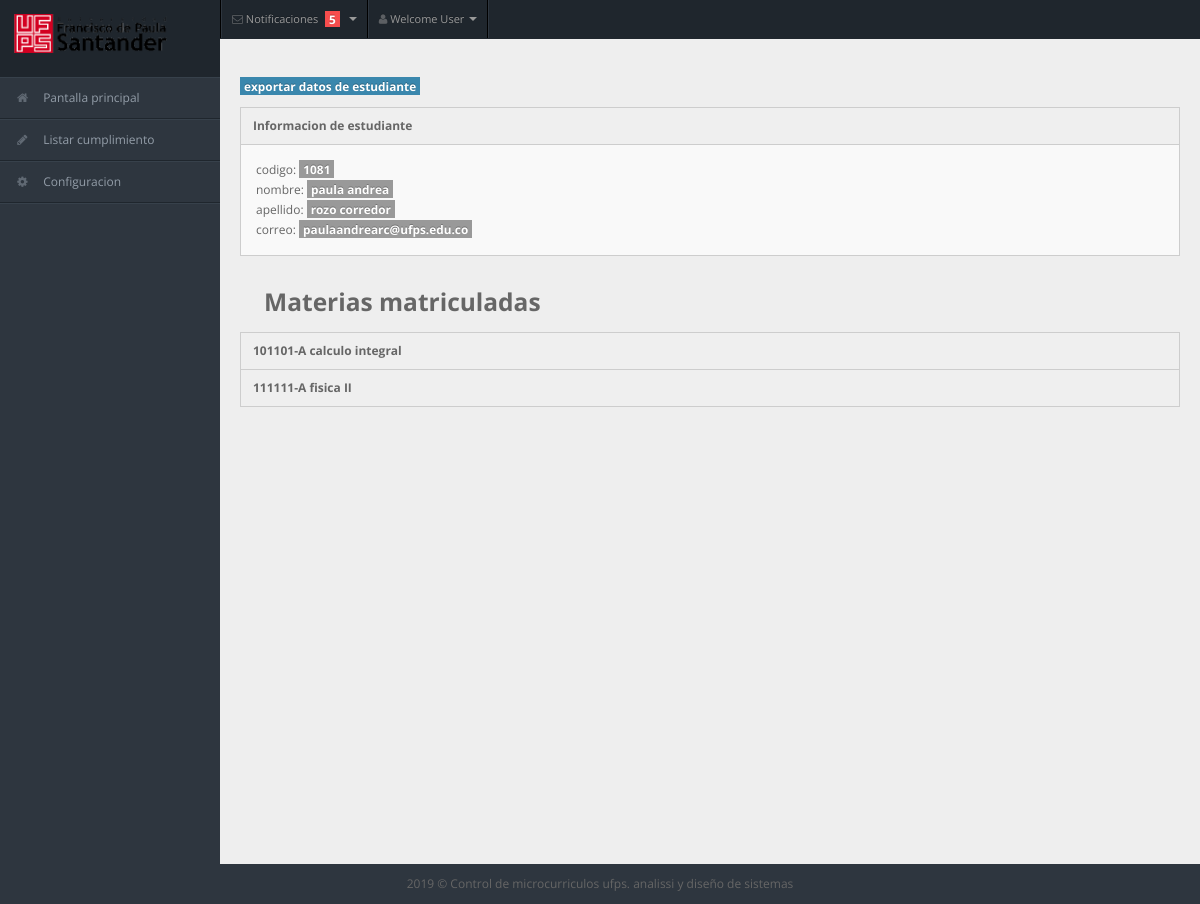
Page /views/admin/estudiante.php?cod=1081 on the committed database.
### tables this page shows
CREATE TABLE `persona` (
  `codigo` int(11) NOT NULL,
  `nombre` varchar(50) NOT NULL,
  `apellidos` varchar(50) NOT NULL,
  `correo` varchar(50) NOT NULL,
  `contrasena` varchar(255) NOT NULL,
  `tipo` int(11) NOT NULL
);

CREATE TABLE `asignatura` (
  `codigo` int(11) NOT NULL,
  `nombre` varchar(50) NOT NULL,
  `semestre` int(11) NOT NULL,
  `intensidadhoraria` int(11) NOT NULL,
  `creditos` int(11) NOT NULL,
  `nombre_plandeestudios` varchar(50) NOT NULL
);

CREATE TABLE `grupo` (
  `grupo_numero` int(11) NOT NULL,
  `codigo_asignatura` int(11) NOT NULL,
  `grupo` char(1) NOT NULL DEFAULT 'A',
  `codigo_docente` int(11) NOT NULL DEFAULT '0'
);

### model/DAO/personaDAO.php (called while the page is built, shortened)
<?php
require_once '../../model/DTO/personaDTO.php';
class personaDAO {
    public function consultar($id) {
        $conexion = new Conexion();
        $consulta = $conexion->prepare('SELECT * FROM persona WHERE codigo= :idc');
        $consulta->bindParam(':idc', $id);
        $consulta->execute();
        $tabla_datos = $consulta->fetchAll(PDO::FETCH_ASSOC);
        $ces = null;
        if (count($tabla_datos) == 1) {
            foreach ($tabla_datos as $con => $valor) {
                $ces = new personaDTO();
                $ces->setCodigo($tabla_datos[$con]["codigo"]);
                $ces->setNombre($tabla_datos[$con]["nombre"]);
                $ces->setApellido($tabla_datos[$con]["apellidos"]);
                $ces->setCorreo($tabla_datos[$con]["correo"]);
                $ces->setContrasena($tabla_datos[$con]["contrasena"]);
                $ces->setTipo($tabla_datos[$con]["tipo"]);
            }
            return $ces;
        } else {
            return null;
        }
    }
}

### model/DTO/personaDTO.php (called while the page is built, shortened)
<?php
class personaDTO {
    private $codigo;
    private $nombre;
    private $apellido;
    private $correo;
    function getCodigo() {
        return $this->codigo;
    }
    function getNombre() {
        return $this->nombre;
    }
    function getApellido() {
        return $this->apellido;
    }
    function getCorreo() {
        return $this->correo;
    }
    function setCodigo($codigo) {
        $this->codigo = $codigo;
    }
    function setNombre($nombre) {
        $this->nombre = $nombre;
    }
    function setApellido($apellido) {
        $this->apellido = $apellido;
    }
    function setCorreo($correo) {
        $this->correo = $correo;
    }
}

### model/DAO/estudianteDAO.php (called while the page is built, shortened)
<?php
require_once '../../model/DTO/asignaturaDTO.php';
class estudianteDAO {
    public function obtenerMatricula($codigo) {
        $conexion = new Conexion();
        $consulta = $conexion->prepare('SELECT M.* FROM matricula M , estudiante E   WHERE E.id_matricula = M.id AND E.codigo_persona = :idc');
        $consulta->bindParam(':idc', $codigo);
        $consulta->execute();
        $ces = null;
        $tabla_datos = $consulta->fetchAll(PDO::FETCH_ASSOC);
        foreach ($tabla_datos as $con => $valor) {
            $ces = new matriculaDTO();
            $ces->setId($tabla_datos[$con]["id"]);
            $ces->setSemestre($tabla_datos[$con]["semestre"]);
            $ces->setCodigo_programa($tabla_datos[$con]["codigo_programa"]);
        }
        return $ces;
    }
    public function consultarMaterias($id) {
        $conexion = new Conexion();
        $consulta = $conexion->prepare("SELECT A.* , G.* FROM persona P , estudiante E , matricula M , grupo G ,asignatura A , grupomatricula GM WHERE P.codigo=:idc AND P.codigo=E.codigo_persona AND M.id = E.id_matricula AND GM.id_matricula=E.id_matricula and G.codigo_asignatura = A.codigo AND GM.grupo_numero=G.grupo_numero");
        $consulta->bindParam(':idc', $id);
        $consulta->execute();
        $tabla_datos = $consulta->fetchAll(PDO::FETCH_ASSOC);
        $astraba = array();
        foreach ($tabla_datos as $con => $valor) {
            $ces = new asignaturaDTO();
            $ces->setCodigo($tabla_datos[$con]["codigo"]);
            $ces->setNombre($tabla_datos[$con]["nombre"]);
            $ces->setSemestre($tabla_datos[$con]["semestre"]);
            $ces->setIntencidad_horaria($tabla_datos[$con]["intensidadhoraria"]);
            $ces->setCreditos($tabla_datos[$con]["creditos"]);
            $ces->setNombre_planestudio($tabla_datos[$con]["nombre_plandeestudios"]);
            $gru = new grupoDTO();
            $gru->setGrupo_numero($tabla_datos[$con]["grupo_numero"]);
            $gru->setCodigo_asignatura($tabla_datos[$con]["codigo_asignatura"]);
            $gru->setGrupo($tabla_datos[$con]["grupo"]);
            array_push($astraba, array("mat" => $ces, "gru" => $gru));
        }
        return $astraba;
    }
}

### controllers/consultaseguimientocontroller.php (called while the page is built, shortened)
<?php
require_once '../../model/DTO/grupoDTO.php';
require_once '../../model/DTO/asignaturaDTO.php';
require_once '../../model/DAO/unidadDAO.php';
require_once '../../model/DAO/estudianteDAO.php';
require_once '../../model/DAO/temaDAO.php';
require_once '../../model/DAO/personaDAO.php';
require_once '../../model/DTO/personaDTO.php';
class consultaController {
    public function consultaestudiante($codigo) {
        $estudao = new estudianteDAO();
        $unidao = new unidadDAO();
        $matricula = $estudao->obtenerMatricula($codigo);
        $materias = $estudao->consultarMaterias($codigo);
        $combo = array();
        foreach ($materias as $materia) {
            $unidadesest = $unidao->consultar($materia["mat"]->getCodigo(), $materia["gru"]->getGrupo_numero());
            $contenido = $this->consultaTemaUnidad($unidadesest, $matricula);
            array_push($combo, array("materia" => $materia, "conten" => $contenido));
        }
        return $combo;
    }
    public function consultaTemaUnidad($unidades, $matricula) {
        $temada = new temaDAO();
        $temasu = array();
        foreach ($unidades as $unidad) {
            $temas = $temada->consultar($matricula->getId(), $unidad->getId());
            array_push($temasu, array("unidad" => $unidad, "tema" => $temas));
        }
        return $temasu;
    }
}
?>

### model/DAO/unidadDAO.php (called while the page is built, shortened)
<?php
class unidadDAO {
    public function consultar($id, $gru) {
        $conexion = new Conexion();
        $consulta = $conexion->prepare("SELECT U.id , U.nombre_contenido ,U.id_microcurriculo ,U.horaspresenciales,U.horasindependientes , U.horatotal FROM asignatura A , unidad U , microcurriculo M ,grupo G WHERE  U.id_microcurriculo=M.id AND M.id_grupo = :idg AND G.grupo_numero =M.id_grupo AND  A.codigo = G.codigo_asignatura and G.codigo_asignatura=:idc");
        $consulta->bindParam(':idc', $id);
        $consulta->bindParam(':idg', $gru);
        $consulta->execute();
        $tabla_datos = $consulta->fetchAll(PDO::FETCH_ASSOC);
        $astraba = array();
        foreach ($tabla_datos as $con => $valor) {
            $ces = new unidadDTO();
            $ces->setId($tabla_datos[$con]["id"]);
            $ces->setNombre($tabla_datos[$con]["nombre_contenido"]);
            $ces->setId_microcurriculo($tabla_datos[$con]["id_microcurriculo"]);
            $ces->setHora_presencial($tabla_datos[$con]["horaspresenciales"]);
            $ces->setHora_independiente($tabla_datos[$con]["horasindependientes"]);
            $ces->setHora_total($tabla_datos[$con]["horatotal"]);
            array_push($astraba, $ces);
        }
        return $astraba;
    }
}

### model/DAO/temaDAO.php (called while the page is built, shortened)
<?php
class temaDAO {
    public function consultar($idm, $idu) {
        $conexion = new Conexion();
        $consulta = $conexion->prepare("SELECT T.id , T.id_unidad , T.nombre , P.porcentaje from   tema T , unidad U , matricula M , prueba P WHERE
P.id_prueba = M.id AND M.id = :idm AND T.id = P.id_tema AND P.id_unidad =
T.id_unidad AND U.id = T.id_unidad  AND T.id_unidad =:idu ");
        $consulta->bindParam(':idm', $idm);
        $consulta->bindParam(':idu', $idu);
        $consulta->execute();
        $tabla_datos = $consulta->fetchAll(PDO::FETCH_ASSOC);
        $astraba = array();
        foreach ($tabla_datos as $con => $valor) {
            $ces = new temaDTO();
            $ces->setId($tabla_datos[$con]["id"]);
            $ces->setIdunidad($tabla_datos[$con]["id_unidad"]);
            $ces->setNombre($tabla_datos[$con]["nombre"]);
            $ces->setCalificacion($tabla_datos[$con]["porcentaje"]);
            array_push($astraba, $ces);
        }
        return $astraba;
    }
}

### model/DTO/asignaturaDTO.php (called while the page is built, shortened)
<?php
class asignaturaDTO {
    private $codigo;
    function getCodigo() {
        return $this->codigo;
    }
    function setCodigo($codigo) {
        $this->codigo = $codigo;
    }
}

### model/DTO/grupoDTO.php (called while the page is built, shortened)
<?php
class grupoDTO {
    private $grupo;
    function getGrupo() {
        return $this->grupo;
    }
    function setGrupo($grupo) {
        $this->grupo = $grupo;
    }
}

### views/admin/estudiante.php (the view, shortened to what this page needs)
<!DOCTYPE html>
<html lang="en">
    <?php
    $cod = $_GET["cod"];
    require_once '../../model/DAO/estudianteDAO.php';
    require_once '../../model/DAO/personaDAO.php';
    require_once '../../controllers/consultaseguimientocontroller.php';
    $perdao = new personaDAO();
    $est = $perdao->consultar($cod);
    $algo = new consultaController();
    $list = $algo->consultaestudiante($cod);
    ?>
    <head>
        <link rel="stylesheet" href="../css/bootstrap.min.css" />
        <link rel="stylesheet" href="../css/bootstrap-responsive.min.css" />
        <link rel="stylesheet" href="../css/fullcalendar.css" />
        <link rel="stylesheet" href="../css/matrix-style.css" />
        <link rel="stylesheet" href="../css/matrix-media.css" />
        <link href="../font-awesome/css/font-awesome.css" rel="stylesheet" />
        <link rel="stylesheet" href="../css/jquery.gritter.css" />
    </head>
    <body>
        <?php
        include("../includes/navadmin.php");
        include("../includes/sideadmin.php");
        ?>
        <div id="content">
            <div class="container-fluid">
                <div class="row-fluid">
                    <div class="span6">
                        <a href="#">
                            <span class="label label-info">exportar datos de estudiante</span>
                        </a>
                    </div>
                    <div class="widget-box">
                        <div class="widget-title">
                            <h5>Informacion de estudiante</h5>
                        </div>
                        <div class="widget-content">
                            codigo:  <span class="label"><?php echo $est->getCodigo(); ?> </span>
                            <br>
                            nombre: <span class="label"><?php echo $est->getNombre(); ?></span>
                            <br>
                            apellido: <span class="label"><?php echo $est->getApellido(); ?></span>
                            <br>
                            correo: <span class="label"><?php echo $est->getCorreo(); ?></span>
                            <br>
                        </div>
                    </div>
                    <div class="span6">
                        <h3>
                            Materias matriculadas
                        </h3>
                    </div>
                    <div class="widget-box collapsible">
                        <?php
                        foreach ($list as $elemento) {
                          $mater = $elemento["materia"];
                          $mat = $mater["mat"]->getCodigo();
                          $manon = $mater["mat"]->getNombre();
                          $gru = $mater["gru"]->getGrupo();
                          $mostmat = $mat . '-' . $gru . ' ' . $manon;
                          ?>
                          <div class="widget-title">
                              <a data-toggle="collapse" href="#collapse<?php echo $mat . $gru ?>">
                                  <h5> <?php echo $mostmat ?>  </h5>
                              </a>
                          </div>
                        <?php } ?>
                    </div>
                </div>
            </div>
        </div>
        <?php
        include("../includes/footer.php");
        ?>
    </body>
</html>

### views/css/matrix-style.css (style rules this page uses)
* { outline:none !important; -moz-outline: none !important; }
html, body { height:100% }
body { overflow-x: hidden; margin-top: -10px; font-family: 'Open Sans', sans-serif; font-size:12px; color:#666; }
a { color:#666; }
select, textarea, input[type="text"], input[type="password"], input[type="datetime"], input[type="datetime-local"], input[type="date"], input[type="month"], input[type="time"], input[type="week"], input[type="number"], input[type="email"], input[type="url"], input[type="search"], input[type="tel"], input[type="color"], .uneditable-input, .label, .dropdown-menu, .btn, .well, .progress, .table-bordered, .btn-group > .btn:first-child, .btn-group > .btn:last-child, .btn-group > .btn:last-child, .btn-group > .dropdown-toggle, .alert { border-radius:0px; }
#content { background: none repeat scroll 0 0 #eeeeee; margin-left: 220px; margin-right: 0; padding-bottom: 25px; position: relative; min-height:100%; width: auto; }
.container-fluid .row-fluid:first-child { margin-top: 20px; }
.widget-box { background: none repeat scroll 0 0 #F9F9F9; border-left: 1px solid #CDCDCD; border-top: 1px solid #CDCDCD; border-right: 1px solid #CDCDCD; clear: both; margin-top: 16px; margin-bottom: 16px; position: relative; }
.widget-title, .modal-header, .table th, div.dataTables_wrapper .ui-widget-header { background:#efefef; border-bottom: 1px solid #CDCDCD; height: 36px; }
.widget-title h5 { color: #666; float: left; font-size: 12px; font-weight: bold; padding: 12px; line-height: 12px; margin: 0; }
.widget-content { padding:15px; border-bottom: 1px solid #cdcdcd; }

### views/css/matrix-media.css (style rules this page uses)
body { background:#2E363F; }

### rows in the picture
persona: codigo "1081", nombre "paula andrea", apellidos "rozo corredor", correo "paulaandrearc@ufps.edu.co"
asignatura: mostmat "101101-A calculo integral"
asignatura: mostmat "111111-A fisica II"
